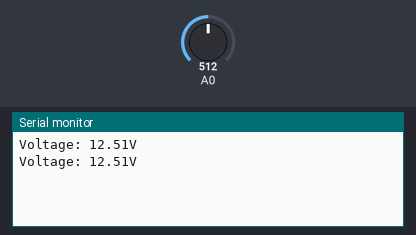
Bench run of a sketch on a simulated Arduino Uno, built with avr-gcc and run on an emulated ATmega328P. Shown: the last lines printed to the serial monitor. The test bench sets the inputs (shaded band); at power-on: A0 = 512.

Above: at 5.3 s.
5.4 s: A0 set to 716
At 7.7 s:
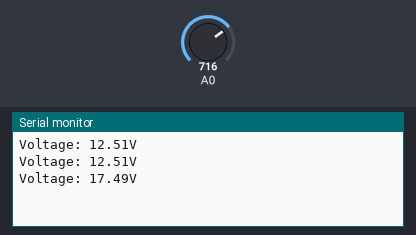
9.0 s: A0 set to 900
At 10.9 s:
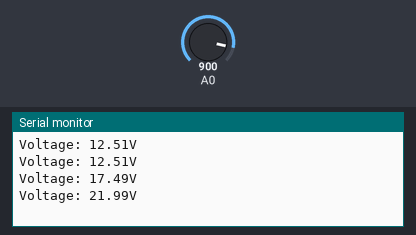
Timing chart, 0 to 12.4 s (numbered marks = the images above; inputs shaded):
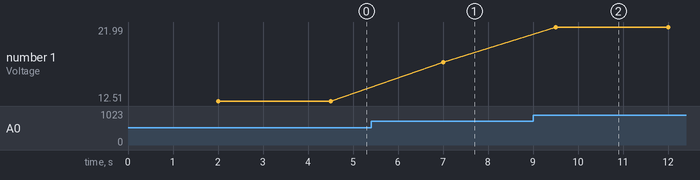

Measured:
- after the input at 5.4 s, the serial monitor: prints a new line after 1.6 s (image 1)
- after the input at 9.0 s, the serial monitor: prints a new line after 0.50 s (image 2)
- plotted number 1: 12.51 → 17.49 after the input at 5.4 s, 17.49 → 21.99 after the input at 9.0 s

The sketch:

Voltmeter_Funktion.ino
```cpp
int offset = 0;
int led = 13;

void setup() {

  Serial.begin(9600);

}

void loop() {

  digitalWrite(led, HIGH);
  delay(1000);
  digitalWrite(led, LOW);
  delay(1000);

  int volt = analogRead(A0);
  double voltage = map(volt, 0, 1023, 0, 2500) + offset;

   voltage /= 100;

  Serial.print("Voltage: ");
  Serial.print(voltage);
  Serial.println("V");

  delay(500);
}
```
